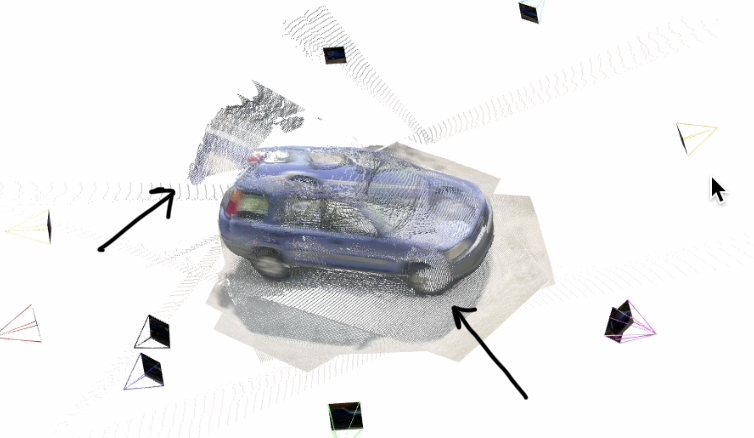
#> input picture carDUS3tR.png, 1508 x 876 px (shown at 1/2 size)
$ python visualize_dust3r_patches.py --image ../carDUS3tR.png --out_dir out
#> lines starting #> are read from the running program, lines starting #| are printed output that depends on the picture
#!/usr/bin/env python3
"""
Visualize DUSt3R preprocessing on one image: resize, center-crop, and patch grid.

Shows what patch_size means: the ViT chops the *cropped* image into a grid of
patch_size x patch_size pixel tiles (e.g. 16x16 -> one token per tile).

Example (teddybear frame):
  python scripts/visualize_dust3r_patches.py \\
      --image data/co3d/teddybear/<seq_id>/images/<some>.jpg \\
      --out_dir outputs/dust3r_patch_viz/teddybear_one

Uses only PIL + NumPy (no torch/torchvision) so it runs even if DUSt3R deps are broken.
"""

from __future__ import annotations

import argparse
import os

import numpy as np
import PIL.Image
from PIL import ImageDraw
from PIL.ImageOps import exif_transpose


def _resize_pil_image(img: PIL.Image.Image, long_edge_size: int) -> PIL.Image.Image:
    """Same as dust3r.utils.image._resize_pil_image (longest side -> long_edge_size)."""
    S = max(img.size)
    if S > long_edge_size:
        interp = PIL.Image.LANCZOS
    else:
        interp = PIL.Image.BICUBIC
    new_size = tuple(int(round(x * long_edge_size / S)) for x in img.size)
    return img.resize(new_size, interp)


def _imagenet_style_norm_rgb01(pil_rgb: PIL.Image.Image) -> PIL.Image.Image:
    """Match DUSt3R ImgNorm then rgb(): ToTensor + Normalize(0.5,0.5), then back to uint8."""
    hwc = np.asarray(pil_rgb.convert("RGB"), dtype=np.float32) / 255.0
    chw = np.transpose(hwc, (2, 0, 1))
    normed = (chw - 0.5) / 0.5
    back = (normed * 0.5) + 0.5
    out = np.transpose(back, (1, 2, 0))
    return PIL.Image.fromarray((np.clip(out, 0.0, 1.0) * 255.0).astype(np.uint8))


def preprocess_like_load_images(
    img: PIL.Image.Image, size: int, patch_size: int, square_ok: bool
) -> tuple[PIL.Image.Image, PIL.Image.Image]:
    """
    Same steps as dust3r.utils.image.load_images for size != 224.
    Returns (pil_after_long_edge_resize, pil_after_center_crop).
    """
    W1, H1 = img.size
    if size == 224:
        resized = _resize_pil_image(img, round(size * max(W1 / H1, H1 / W1)))
    else:
        resized = _resize_pil_image(img, size)

    W, H = resized.size
    cx, cy = W // 2, H // 2
    if size == 224:
        half = min(cx, cy)
        cropped = resized.crop((cx - half, cy - half, cx + half, cy + half))
    else:
        halfw = ((2 * cx) // patch_size) * patch_size / 2
        halfh = ((2 * cy) // patch_size) * patch_size / 2
        if not square_ok and W == H:
            halfh = 3 * halfw / 4
        cropped = resized.crop((cx - halfw, cy - halfh, cx + halfw, cy + halfh))

    return resized, cropped


def draw_patch_grid(pil_rgb: PIL.Image.Image, patch_size: int, color=(255, 0, 0), width=1):
    """Return a copy with vertical/horizontal lines every patch_size pixels."""
    out = pil_rgb.copy()
    draw = ImageDraw.Draw(out)
    W, H = out.size
    for x in range(0, W + 1, patch_size):
        draw.line([(x, 0), (x, H)], fill=color, width=width)
    for y in range(0, H + 1, patch_size):
        draw.line([(0, y), (W, y)], fill=color, width=width)
    return out


def main():
    p = argparse.ArgumentParser(description=__doc__, formatter_class=argparse.RawDescriptionHelpFormatter)
    p.add_argument("--image", required=True, help="Path to one .jpg / .png")
    p.add_argument("--out_dir", required=True, help="Directory for PNG outputs")
    p.add_argument("--size", type=int, default=512, help="Long-edge size (default 512, matches your inference)")
    p.add_argument("--patch_size", type=int, default=16, help="ViT patch size in pixels (default 16)")
    p.add_argument(
        "--square_ok",
        action="store_true",
        help="Pass square_ok=True (disables 4:3-style crop for square resized images)",
    )
    args = p.parse_args()

    os.makedirs(args.out_dir, exist_ok=True)

    img = exif_transpose(PIL.Image.open(args.image)).convert("RGB")
    W0, H0 = img.size
#> W0 = 1508; H0 = 876
    resized, cropped = preprocess_like_load_images(
        img, size=args.size, patch_size=args.patch_size, square_ok=args.square_ok
    )
#> in _resize_pil_image, `return img.resize(new_size, interp)`:
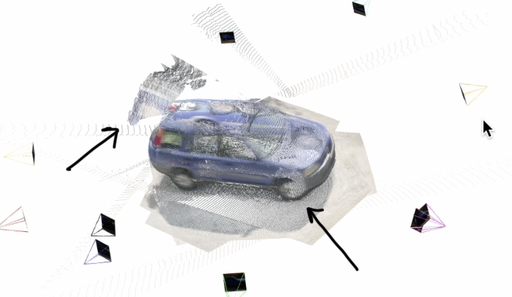
#> returned value: PIL image 512x297 RGB; mean R, G, B 233, 233.1, 234.2
#> in preprocess_like_load_images, `cropped = resized.crop((cx - halfw, cy - halfh, cx + halfw, cy + halfh))`:
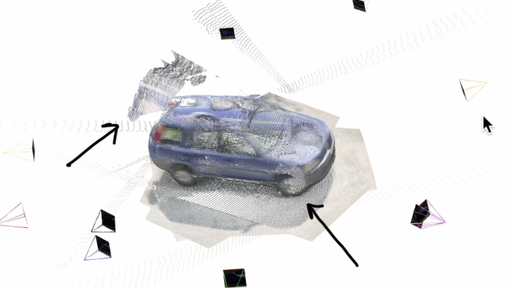
#> cropped: PIL image 512x288 RGB; mean R, G, B 232.4, 232.5, 233.7
    Wc, Hc = cropped.size
#> Wc = 512; Hc = 288

    if Wc % args.patch_size != 0 or Hc % args.patch_size != 0:
        print(
            f"WARNING: cropped size {Wc}x{Hc} is not divisible by patch_size={args.patch_size} "
            "(DUSt3R assumes it is after this crop)."
        )

    nh, nw = Hc // args.patch_size, Wc // args.patch_size
#> nh = 18; nw = 32
    n_tokens = nh * nw
#> n_tokens = 576

    stem = os.path.splitext(os.path.basename(args.image))[0]

    path_resized = os.path.join(args.out_dir, f"{stem}_01_resized_long_edge_{args.size}.png")
    path_cropped = os.path.join(args.out_dir, f"{stem}_02_center_cropped.png")
    path_grid = os.path.join(args.out_dir, f"{stem}_03_cropped_patch_grid_{args.patch_size}px.png")
    path_tensor_preview = os.path.join(args.out_dir, f"{stem}_04_after_normalize_like_model.png")

    resized.save(path_resized)
    cropped.save(path_cropped)
    draw_patch_grid(cropped, args.patch_size).save(path_grid)
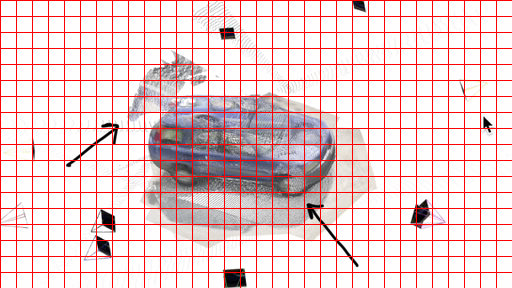
#> saved as carDUS3tR_03_cropped_patch_grid_16px.png: PIL image 512x288 RGB; mean R, G, B 235.1, 204.4, 205.4

    # Round-trip same as DUSt3R ImgNorm then visualization (no torch needed)
    preview = _imagenet_style_norm_rgb01(cropped)
    preview.save(path_tensor_preview)

    report = os.path.join(args.out_dir, "summary.txt")
    with open(report, "w") as f:
        f.write(f"source: {args.image}\n")
        f.write(f"original (EXIF-corrected): {W0} x {H0}\n")
        f.write(f"after long-edge resize to {args.size}: {resized.size[0]} x {resized.size[1]}\n")
        f.write(f"after center crop (model spatial input): {Wc} x {Hc}\n")
        f.write(f"patch_size: {args.patch_size} px\n")
        f.write(f"grid: {nw} patches wide x {nh} patches tall = {n_tokens} tokens\n")
        f.write(f"square_ok: {args.square_ok}\n")
        f.write("\noutputs:\n")
        for path in (path_resized, path_cropped, path_grid, path_tensor_preview):
            f.write(f"  {path}\n")

    print(open(report).read())


if __name__ == "__main__":
    main()

$ run again, on teddyDUST3R.png
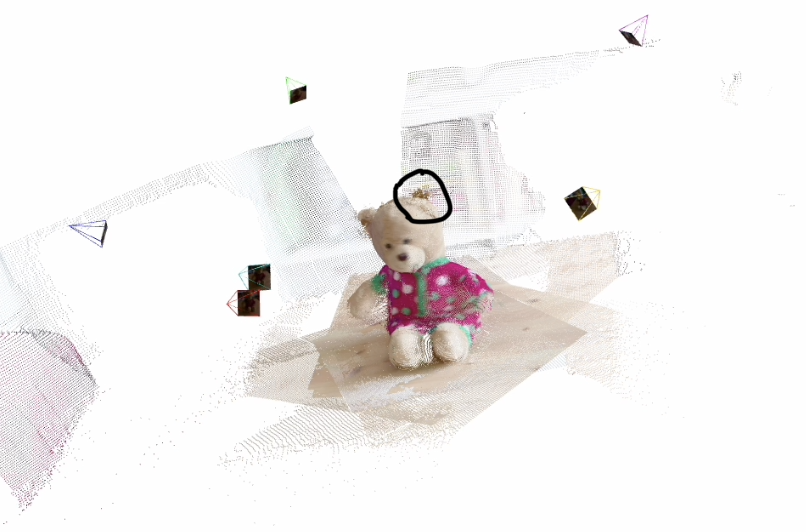
#> input picture teddyDUST3R.png, 1612 x 1064 px (shown at 1/2 size)
#> in _resize_pil_image, `return img.resize(new_size, interp)`:
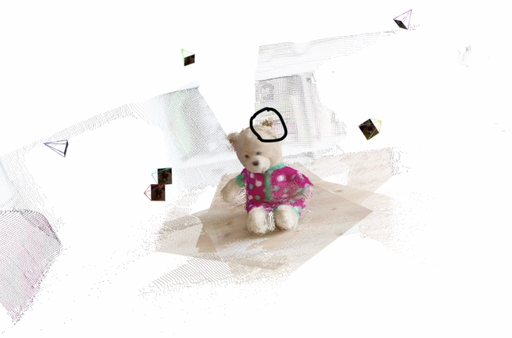
#> returned value: PIL image 512x338 RGB; mean R, G, B 243.4, 241, 240.4
#> in main, `draw_patch_grid(cropped, args.patch_size).save(path_grid)`:
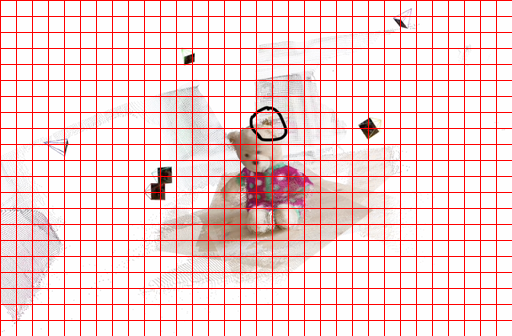
#> saved as teddyDUST3R_03_cropped_patch_grid_16px.png: PIL image 512x336 RGB; mean R, G, B 244.7, 211.8, 211.2

$ run again, on teddyOURS.png
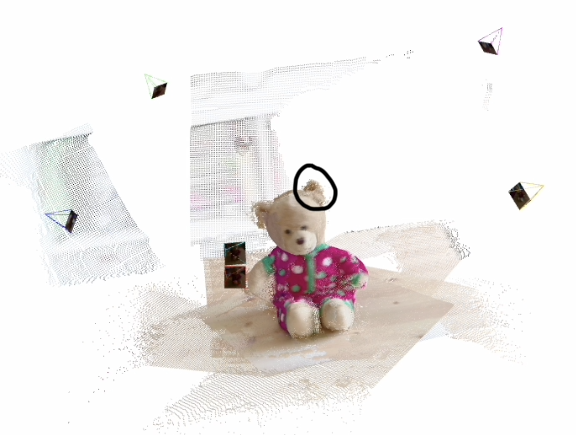
#> input picture teddyOURS.png, 1152 x 870 px (shown at 1/2 size)
#> in _resize_pil_image, `return img.resize(new_size, interp)`:
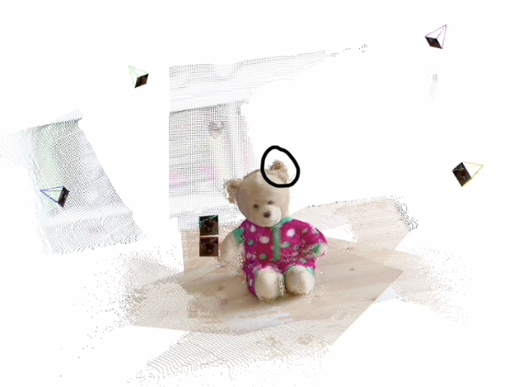
#> returned value: PIL image 512x387 RGB; mean R, G, B 239.5, 236.4, 235.3
#> in main, `draw_patch_grid(cropped, args.patch_size).save(path_grid)`:
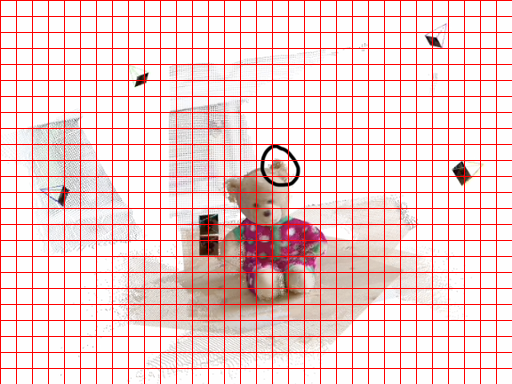
#> saved as teddyOURS_03_cropped_patch_grid_16px.png: PIL image 512x384 RGB; mean R, G, B 241.3, 207.7, 206.6
